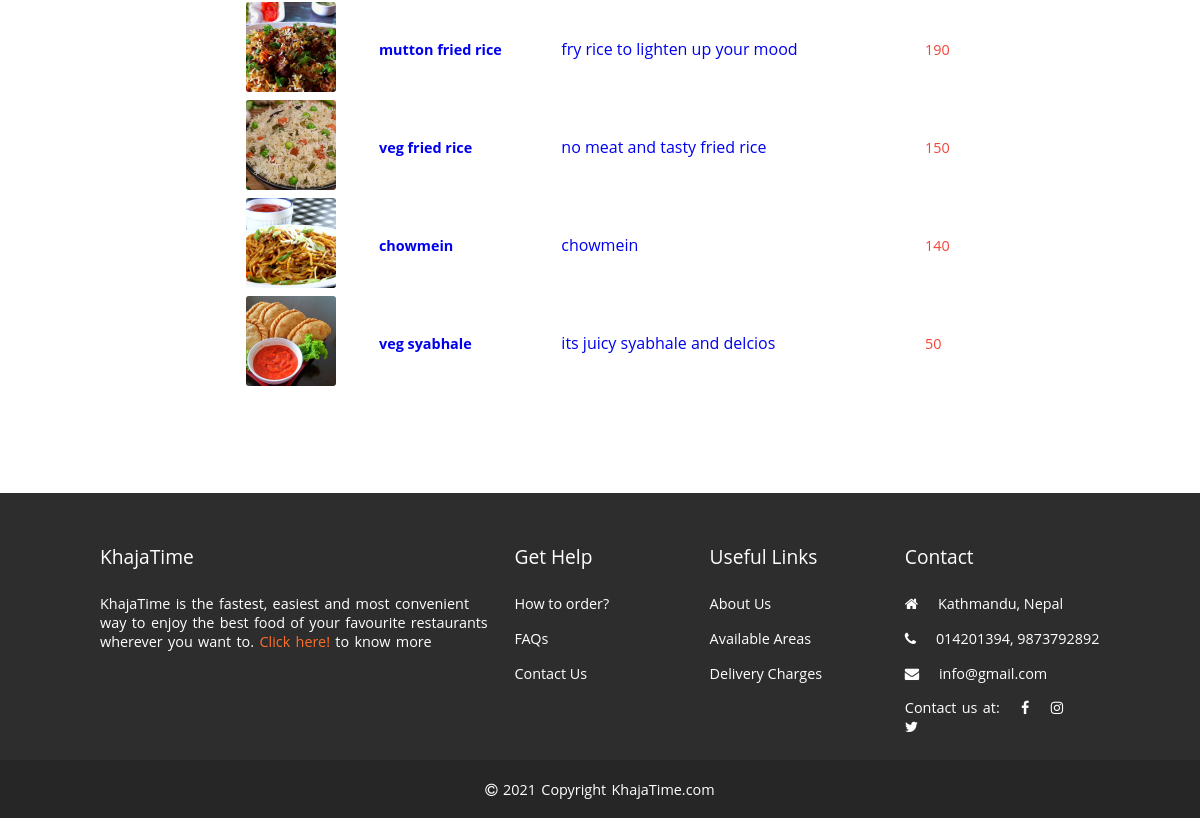
The page /fullmenu/ (lower part) on the database as committed earlier.
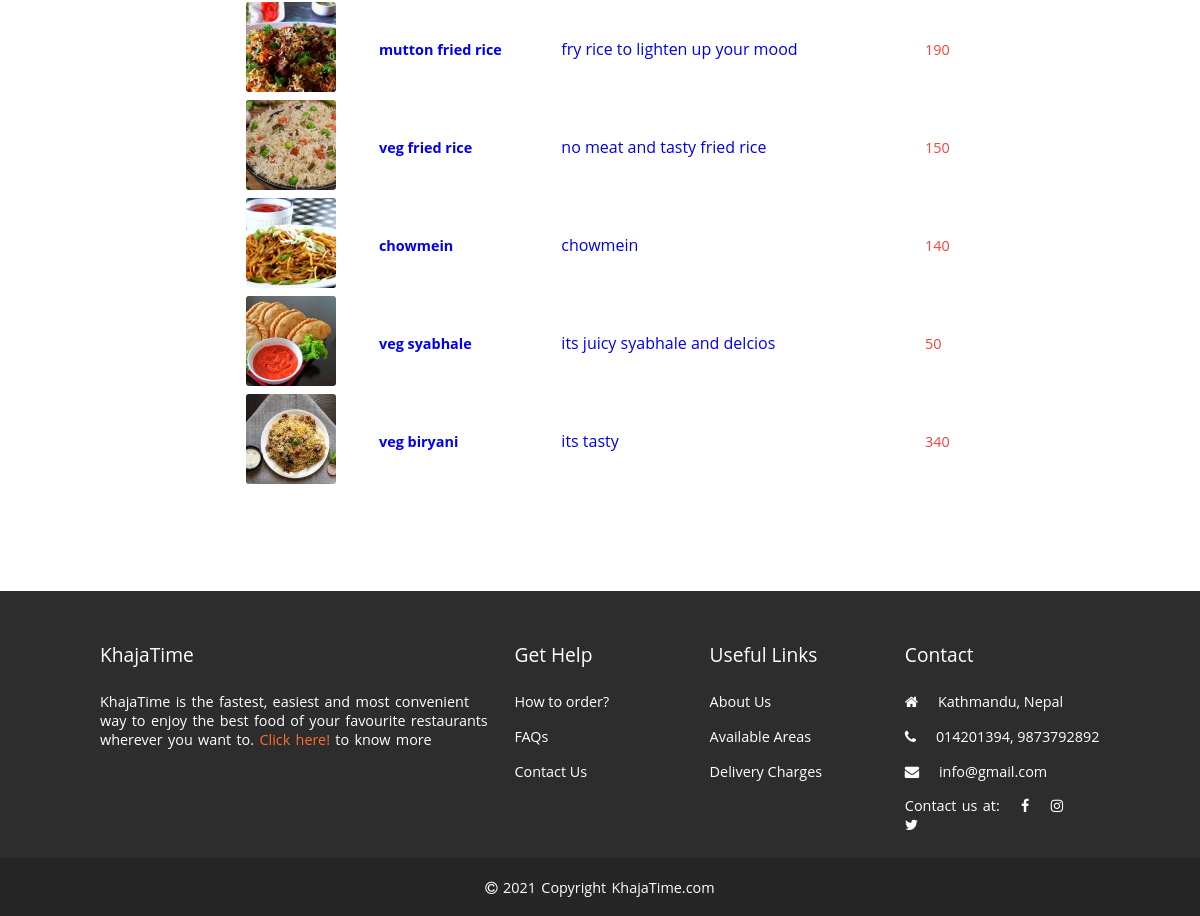
The same page on the database as committed later.
### restaurant/models.py (models this page shows, shortened)
class FoodItem(models.Model):
    name=models.TextField(max_length=40)
    category=models.ForeignKey(Category, on_delete=models.CASCADE)
    description=models.TextField(max_length=100,default="its juicy")
    pimage=models.ImageField(upload_to="restaurant/images",default="")
    price=models.IntegerField()
    totalOrders=models.IntegerField(default=0)
    rating=models.FloatField(default=0.0)

### restaurant/views.py (the view)
# urls.py: path('fullmenu/',views.fullmenu,name='fullmenu'),
def fullmenu(request):
    foods=FoodItem.objects.all()
    categorys=Category.objects.all()
    for x  in foods:
        print(x.name)
    return render(request, 'restaurant/fullmenu.html',{"foods":foods,"categories":categorys,"title":"Fullmenu"})

### restaurant/templates/restaurant/fullmenu.html (shortened to what this page needs)
{% extends 'restaurant/baseforhome.html'%}
{%block content%}
<section class="full-menu wrapper">
  <div class="menu">
    <table class="m-auto" style="width: 70%;margin-bottom: 40px;">
      {% for food in foods %}
      <tr>
        <td >
          {% load static %}
          <img src="{{food.pimage.url}}" alt="food" width="90" height="90">
        </td>
        <td>
          <p class="titile-xs bold ml-lg" ><a href="/viewfood/{{food.id}}">{{food.name}}</a> </p>
        </td>
        <td>
          <p class="title-xxs pl-md"><a href="/viewfood/{{food.id}}">{{ food.description }}</a></p>
        </td>
        <td>
          <p class="text-danger" >{{food.price}}</p>
        </td>
      </tr>
      {% endfor %}
    </table>
  </div>
</section>
{%endblock%}

Rows that differ between the two databases and show on the page:
added FoodItem: pimage (picture), name "veg biryani", description "its tasty", price "340"
